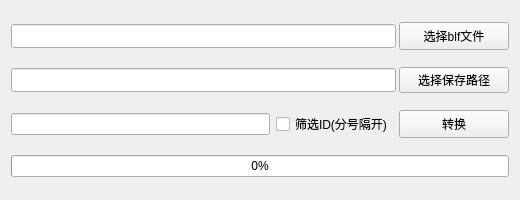
<?xml version="1.0" encoding="UTF-8"?>
<ui version="4.0">
 <class>KUSBLFTOASCClass</class>
 <widget class="QWidget" name="KUSBLFTOASCClass">
  <property name="geometry">
   <rect>
    <x>0</x>
    <y>0</y>
    <width>520</width>
    <height>200</height>
   </rect>
  </property>
  <property name="minimumSize">
   <size>
    <width>520</width>
    <height>200</height>
   </size>
  </property>
  <property name="maximumSize">
   <size>
    <width>520</width>
    <height>200</height>
   </size>
  </property>
  <property name="windowTitle">
   <string>KUSBLFTOASC</string>
  </property>
  <layout class="QGridLayout" name="gridLayout">
   <item row="0" column="0">
    <layout class="QHBoxLayout" name="horizontalLayout">
     <item>
      <widget class="QLineEdit" name="lineEdit_blf">
       <property name="minimumSize">
        <size>
         <width>385</width>
         <height>24</height>
        </size>
       </property>
       <property name="maximumSize">
        <size>
         <width>395</width>
         <height>24</height>
        </size>
       </property>
      </widget>
     </item>
     <item>
      <widget class="QPushButton" name="pushButton_sleBlf">
       <property name="minimumSize">
        <size>
         <width>110</width>
         <height>28</height>
        </size>
       </property>
       <property name="text">
        <string>选择blf文件</string>
       </property>
      </widget>
     </item>
    </layout>
   </item>
   <item row="1" column="0">
    <layout class="QHBoxLayout" name="horizontalLayout_2">
     <item>
      <widget class="QLineEdit" name="lineEdit_asc">
       <property name="minimumSize">
        <size>
         <width>385</width>
         <height>24</height>
        </size>
       </property>
       <property name="maximumSize">
        <size>
         <width>395</width>
         <height>24</height>
        </size>
       </property>
      </widget>
     </item>
     <item>
      <widget class="QPushButton" name="pushButton_selAsc">
       <property name="minimumSize">
        <size>
         <width>110</width>
         <height>0</height>
        </size>
       </property>
       <property name="text">
        <string>选择保存路径</string>
       </property>
      </widget>
     </item>
    </layout>
   </item>
   <item row="2" column="0">
    <layout class="QHBoxLayout" name="horizontalLayout_3">
     <item>
      <widget class="QLineEdit" name="lineEdit_filter"/>
     </item>
     <item>
      <widget class="QCheckBox" name="checkBox_filter">
       <property name="text">
        <string>筛选ID(分号隔开)</string>
       </property>
      </widget>
     </item>
     <item>
      <widget class="QPushButton" name="pushButton_converter">
       <property name="minimumSize">
        <size>
         <width>110</width>
         <height>28</height>
        </size>
       </property>
       <property name="text">
        <string>转换</string>
       </property>
      </widget>
     </item>
    </layout>
   </item>
   <item row="3" column="0">
    <widget class="QProgressBar" name="progressBar">
     <property name="maximum">
      <number>999999999</number>
     </property>
     <property name="value">
      <number>0</number>
     </property>
     <property name="textDirection">
      <enum>QProgressBar::TopToBottom</enum>
     </property>
    </widget>
   </item>
  </layout>
 </widget>
 <layoutdefault spacing="6" margin="11"/>
 <resources>
  <include location="KUSBLFTOASC.qrc"/>
 </resources>
 <connections/>
</ui>
